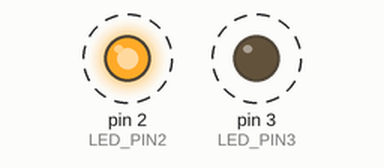
A sketch run on a simulated Arduino Uno, built with avr-gcc and run on an emulated ATmega328P. Shown: output pins drawn as LEDs (lit = HIGH). Dashed ring = blinking.

Above: at 0.5 s.
Timing chart, 0 to 4.6 s (numbered marks = the images above):
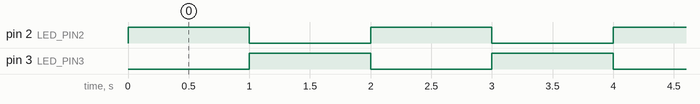

The sketch:

bonus2.ino
```cpp
#include <Arduino.h>

#define LED_PIN2 2
#define LED_PIN3 3

void setup()
{
    pinMode(LED_PIN2, OUTPUT);
    pinMode(LED_PIN3, OUTPUT);
}

void loop()
{
    digitalWrite(LED_PIN2, HIGH);
    delay(1000);
    digitalWrite(LED_PIN2, LOW);
    digitalWrite(LED_PIN3, HIGH);
    delay(1000);
    digitalWrite(LED_PIN3, LOW);
}
```

Measured:
- by itself, pin 2 (LED_PIN2), pin 3 (LED_PIN3): alternates HIGH for 1.0 s and LOW for 1.0 s
- by itself, everything shown: repeats every 2.0 s, in 3 steps
